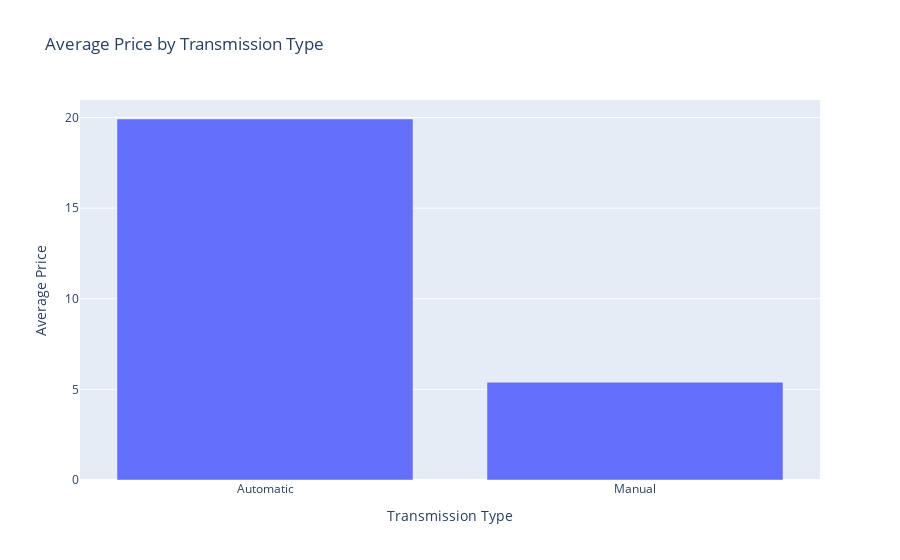

Notebook source saved alongside this figure:
### Code cell
fig = px.bar(
    transmission_price_mean,
    x="Transmission",
    y="Price",
    title="Average Price by Transmission Type",
    labels={"Transmission": "Transmission Type", "Price": "Average Price"},
)

# Show the plot
fig.show()

### Figure 1 — Plotly figure (JSON) as saved in the notebook; plotly's stock layout.template omitted (floating-point values rounded to 4 significant figures)
{"data": [{"alignmentgroup": "True", "hovertemplate": "Transmission Type=%{x}<br>Average Price=%{y}<extra></extra>", "legendgroup": "", "marker": {"color": "#636efa", "pattern": {"shape": ""}}, "name": "", "offsetgroup": "", "orientation": "v", "showlegend": false, "textposition": "auto", "type": "bar", "x": ["Automatic", "Manual"], "xaxis": "x", "y": [19.91, 5.395], "yaxis": "y"}], "layout": {"barmode": "relative", "legend": {"tracegroupgap": 0}, "title": {"text": "Average Price by Transmission Type"}, "xaxis": {"anchor": "y", "domain": [0, 1], "title": {"text": "Transmission Type"}}, "yaxis": {"anchor": "x", "domain": [0, 1], "title": {"text": "Average Price"}}}}
